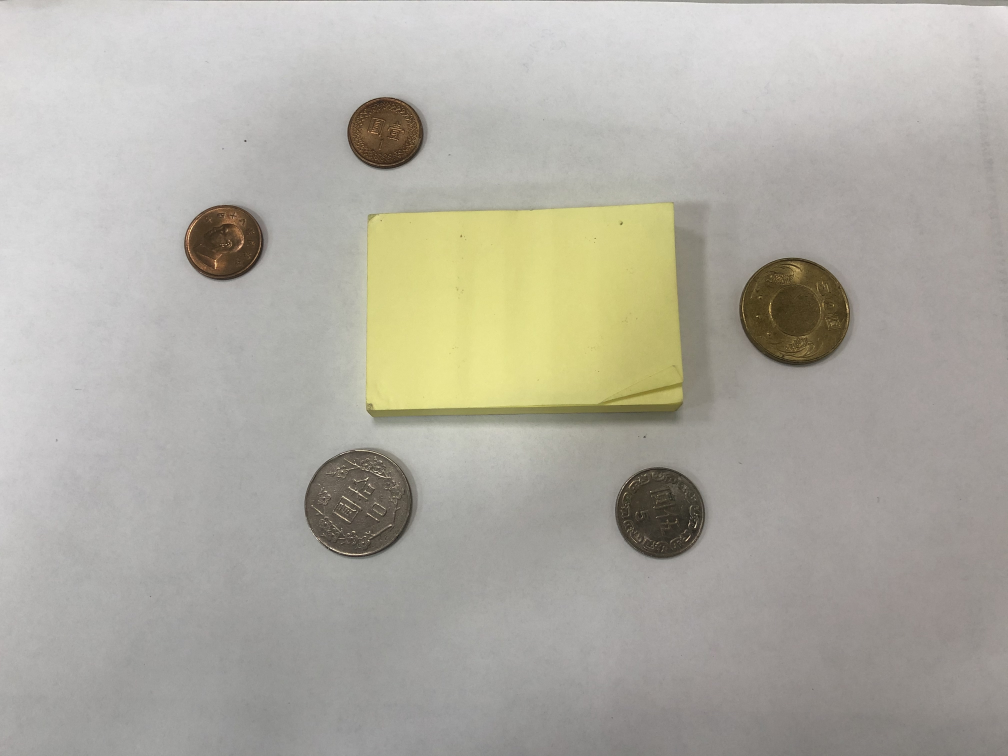
#> input picture cla1/image1.jpg, 4032 x 3024 px (shown at 1/4 size)
$ python classifier.py   (older library calls are emulated)
#> lines starting #> are read from the running program, lines starting #| are printed output that depends on the picture; after the words box and inside, x2 and y2 are one past the last pixel; in counts of white or black regions, pixels touching at a corner belong together
import cv2
import numpy as np
from numpy import array, uint8


def findcontour(img: np.ndarray):
    cv2.threshold(img, dst=img, *(89, 255, 0))

    cv2.morphologyEx(img, dst=img, *(2, array([[0, 0, 0, 1, 0, 0, 0],
                                               [0, 0, 0, 1, 0, 0, 0],
                                               [0, 0, 0, 1, 0, 0, 0],
                                               [1, 1, 1, 1, 1, 1, 1],
                                               [0, 0, 0, 1, 0, 0, 0],
                                               [0, 0, 0, 1, 0, 0, 0],
                                               [0, 0, 0, 1, 0, 0, 0]], dtype=uint8)), iterations=6)

    cv2.erode(img, dst=img, *(array([[0, 0, 1, 0, 0],
                                     [0, 0, 1, 0, 0],
                                     [1, 1, 1, 1, 1],
                                     [0, 0, 1, 0, 0],
                                     [0, 0, 1, 0, 0]], dtype=uint8),), iterations=1)

    cv2.dilate(img, dst=img, *(array([[0, 0, 0, 1, 0, 0, 0],
                                      [0, 0, 0, 1, 0, 0, 0],
                                      [0, 0, 0, 1, 0, 0, 0],
                                      [1, 1, 1, 1, 1, 1, 1],
                                      [0, 0, 0, 1, 0, 0, 0],
                                      [0, 0, 0, 1, 0, 0, 0],
                                      [0, 0, 0, 1, 0, 0, 0]], dtype=uint8),), **{'iterations': 8})
    return img


if __name__ == '__main__':

    img = cv2.imread("image1.jpg")
#> img is the input picture: shape (3024, 4032, 3); mean B, G, R 161.9, 171.7, 174.5
    img_gray = cv2.cvtColor(img, cv2.COLOR_BGR2GRAY)
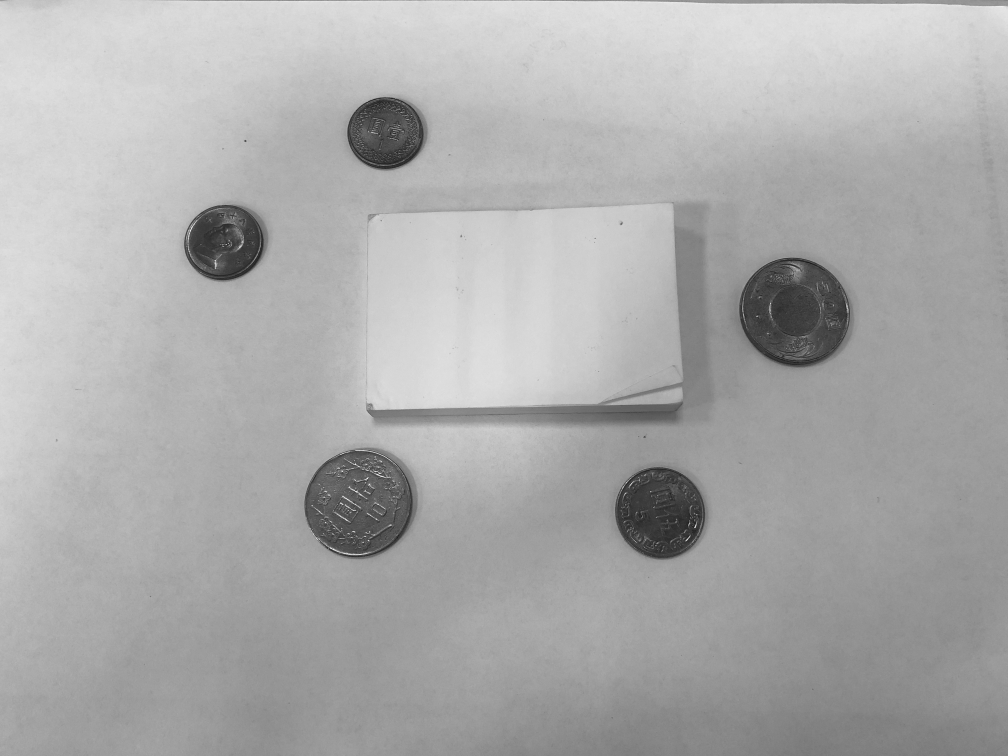
#> img_gray: shape (3024, 4032) (shown at 1/4 size); min 11, max 254, mean 171.4
    img_copy = img_gray.copy()
    process = findcontour(img_gray)
#> in findcontour, `cv2.threshold(img, dst=img, *(89, 255, 0))`:
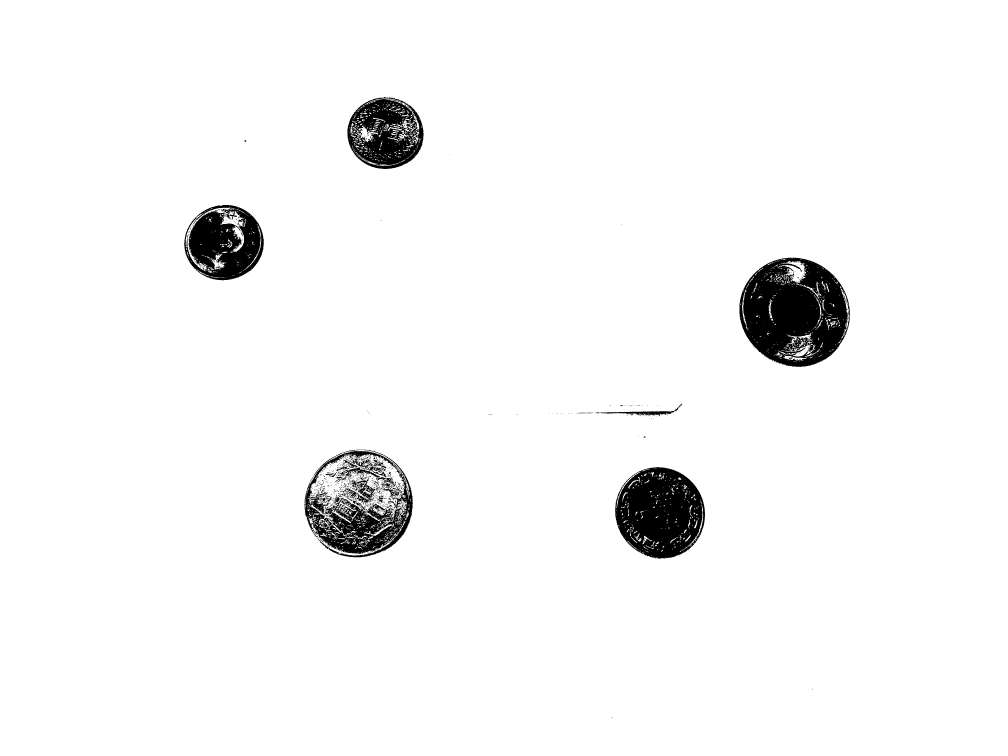
#> img: shape (3024, 4032) (shown at 1/4 size); 96.5% white; 965 black regions (893 under 20 px), largest, box (x1, y1, x2, y2) and area: (2958, 1031, 3400, 1468) 132668, (2460, 1869, 2820, 2235) 95653, (1218, 1799, 1651, 2229) 63921
#> in findcontour, `cv2.morphologyEx(img, dst=img, *(2, array([[0, 0, 0, 1, 0, 0, 0], [0, ..`:
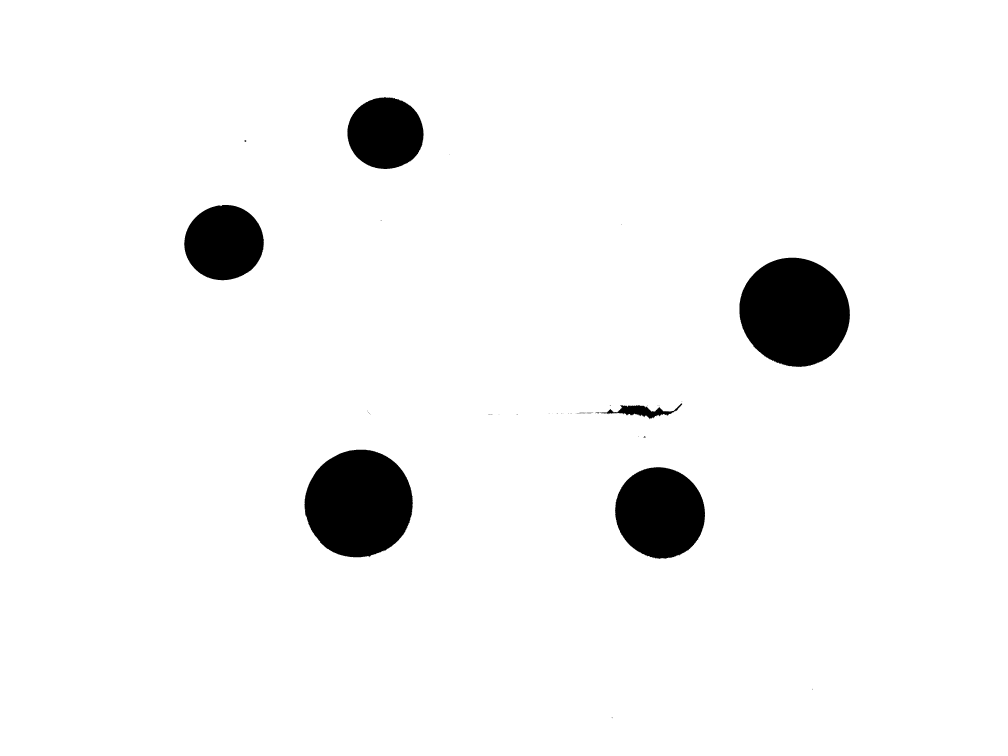
#> img: shape (3024, 4032) (shown at 1/4 size); 95.5% white; 45 black regions (35 under 20 px), largest, box (x1, y1, x2, y2) and area: (2958, 1031, 3400, 1468) 150482, (1218, 1799, 1651, 2229) 146253, (2460, 1869, 2820, 2236) 102836
#> in findcontour, `cv2.erode(img, dst=img, *(array([[0, 0, 1, 0, 0], [0, 0, 1, 0, 0], [1,..`:
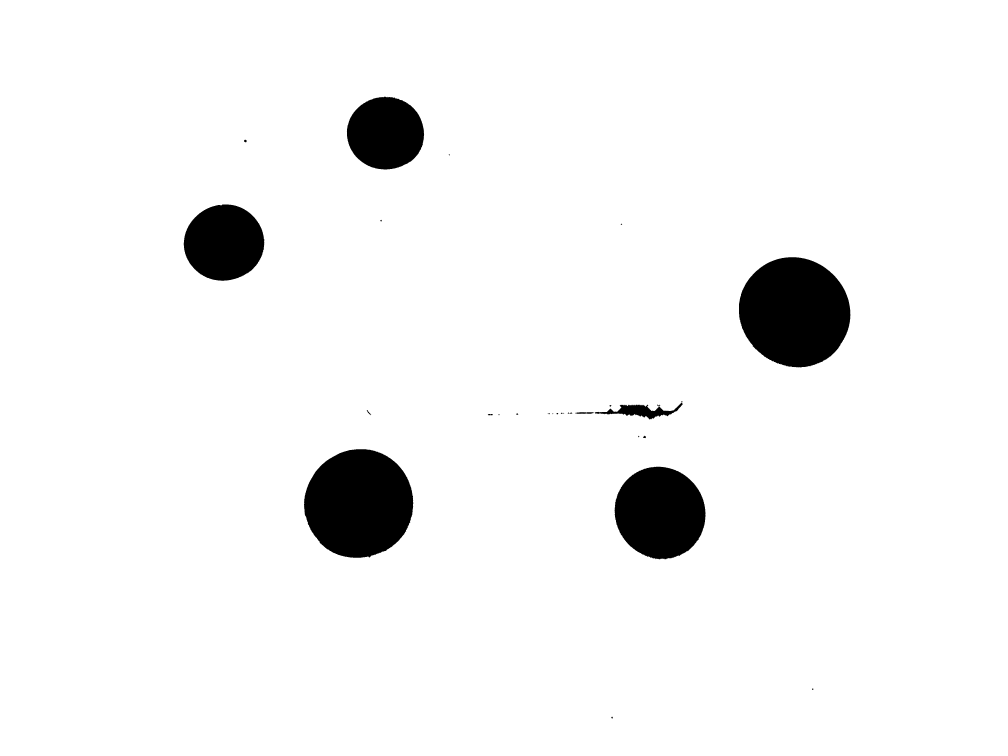
#> img: shape (3024, 4032) (shown at 1/4 size); 95.4% white; 27 black regions (7 under 20 px), largest, box (x1, y1, x2, y2) and area: (2956, 1029, 3402, 1470) 153020, (1216, 1797, 1653, 2231) 148753, (2458, 1867, 2822, 2238) 104943
#> in findcontour, `cv2.dilate(img, dst=img, *(array([[0, 0, 0, 1, 0, 0, 0], [0, 0, 0, 1, ..`:
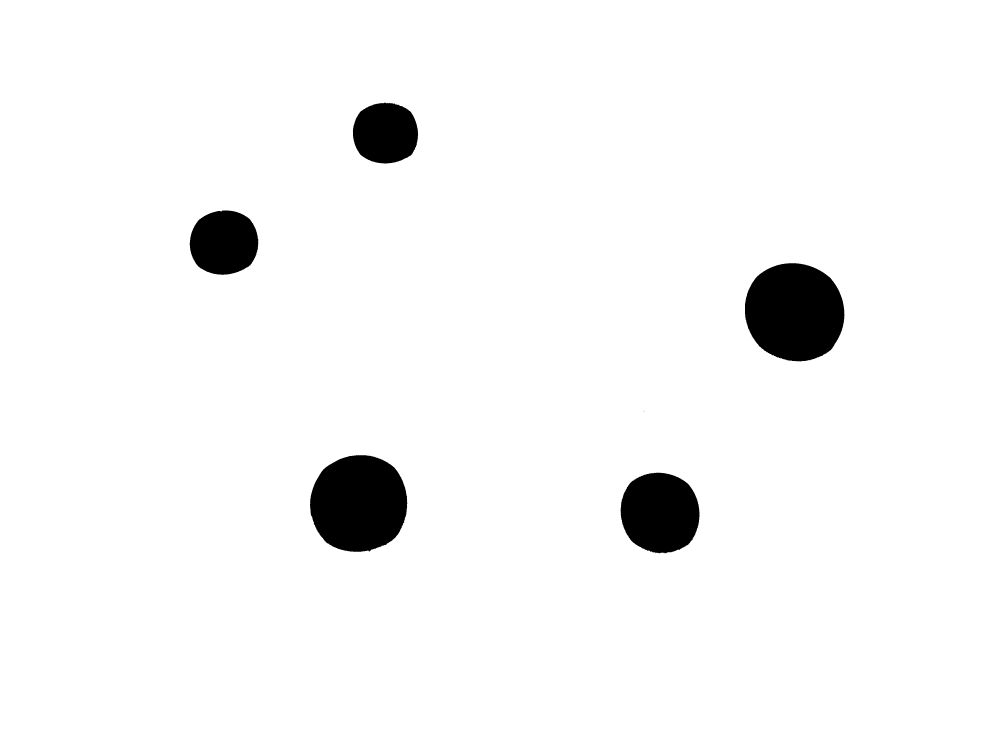
#> img: shape (3024, 4032) (shown at 1/4 size); 96.4% white; 7 black regions (2 under 20 px), largest, box (x1, y1, x2, y2) and area: (2980, 1053, 3378, 1446) 124288, (1240, 1821, 1629, 2207) 120331, (2482, 1891, 2798, 2214) 81302, (759, 842, 1034, 1099) 56616, (1411, 411, 1673, 654) 51229
    process = cv2.Canny(process, 200, 255, apertureSize=5)
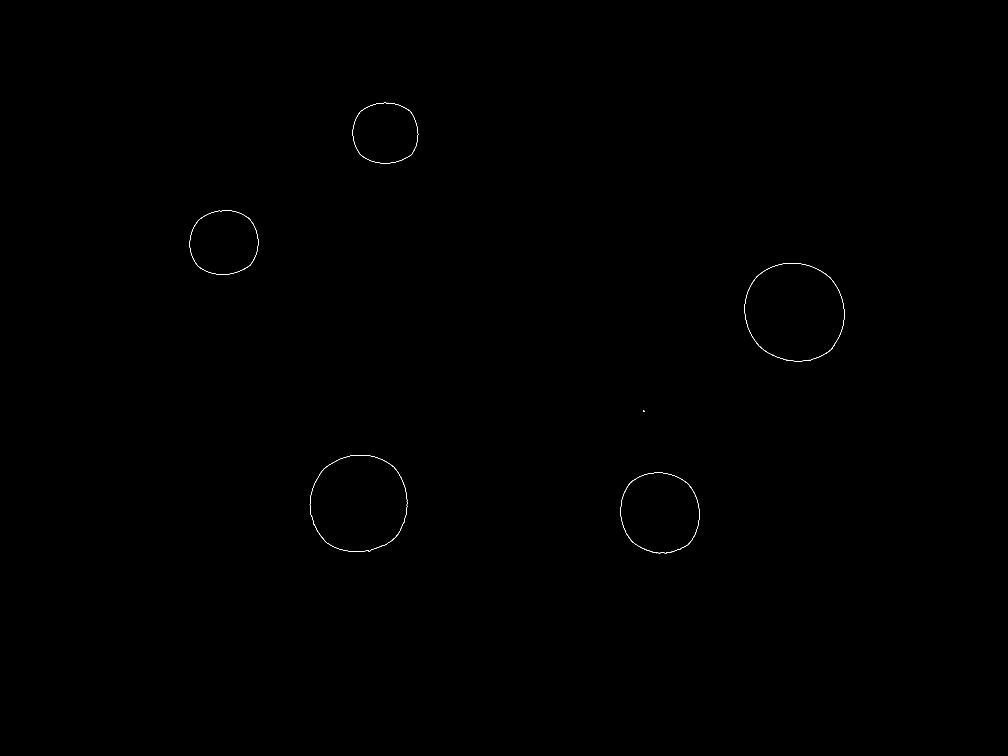
#> process: shape (3024, 4032) (shown at 1/4 size); 0.05% white in thin lines or dots, all inside (x1, y1, x2, y2) = (758, 411, 3378, 2214)
    if "3.0" < cv2.__version__ < "3.5":
        _, cnts, hierarchy = cv2.findContours(process, cv2.RETR_EXTERNAL, cv2.CHAIN_APPROX_NONE)
    else:
        cnts, hierarchy = cv2.findContours(process, cv2.RETR_EXTERNAL, cv2.CHAIN_APPROX_NONE)
#> cnts = 6 contours, 1 with area under 20; largest, box (x1, y1, x2, y2) and area: (2979, 1052, 3378, 1446) 124418, (1239, 1820, 1629, 2207) 120452, (2482, 1890, 2798, 2214) 81403, (758, 841, 1034, 1099) 56672, (1411, 411, 1673, 654) 51271
    cv2.drawContours(img, cnts, -1, (0, 255, 0), 3)
#> img: shape (3024, 4032, 3)

    for c in cnts:
        if cv2.contourArea(c) < 300:
            continue
        M = cv2.moments(c)
        Cx = int(M["m10"] / M["m00"])
        Cy = int(M["m01"] / M["m00"])
        cv2.circle(img, (Cx, Cy), 10, (1, 227, 254), -1)
#> this loop made 6 passes
#> (Cx, Cy) on passes 1, 2, 4, 5, 6: (2639, 2050), (1435, 2014), (3178, 1248), (895, 970), (1541, 532)

    cv2.imwrite("tt.jpg", img)
    cv2.namedWindow("image1", cv2.WINDOW_NORMAL)
    cv2.namedWindow("compare", cv2.WINDOW_NORMAL)
    cv2.imshow("image1", img)
    cv2.imshow("compare", img_copy)
    cv2.waitKey(0)
    cv2.destroyAllWindows()
